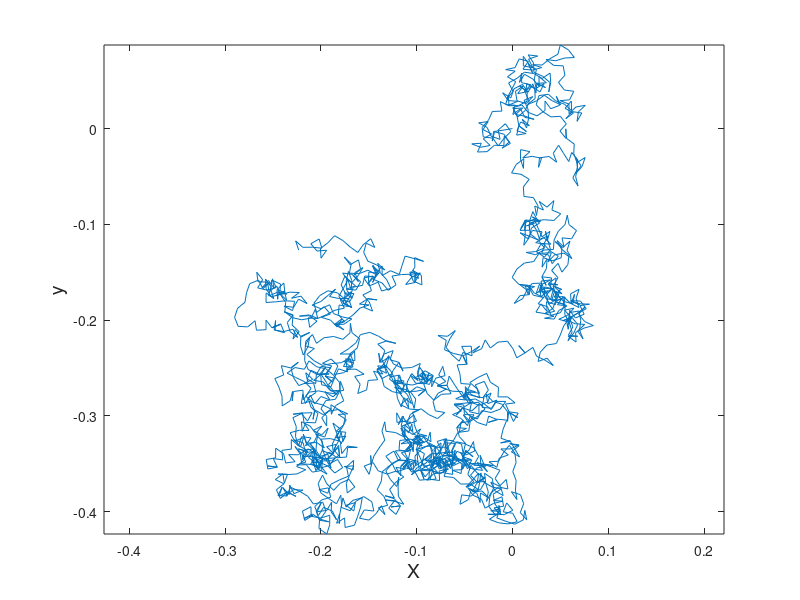

This figure's MATLAB source:
clear;
x(1) 	= 0;    						% initial x at origin
y(1) 	= 0;    						% initial y at origin
d 		= 0.01;    
for i = 1:2000   	 					% for loop with 2000 steps
    theta 	= 2*pi*rand();    			% random theta between zero and 2pi
    x(i+1) 	= x(i)+d*cos(theta);    	% next value of x
    y(i+1) 	= y(i)+d*sin(theta);    	% next value of y
end    
plot(x,y);    							% plot the random walk
axis equal;    							% equal dimensions for axes
xlabel('X','FontSize',14);    			% x-axis label
ylabel('y','FontSize',14);    			% y-axis label
